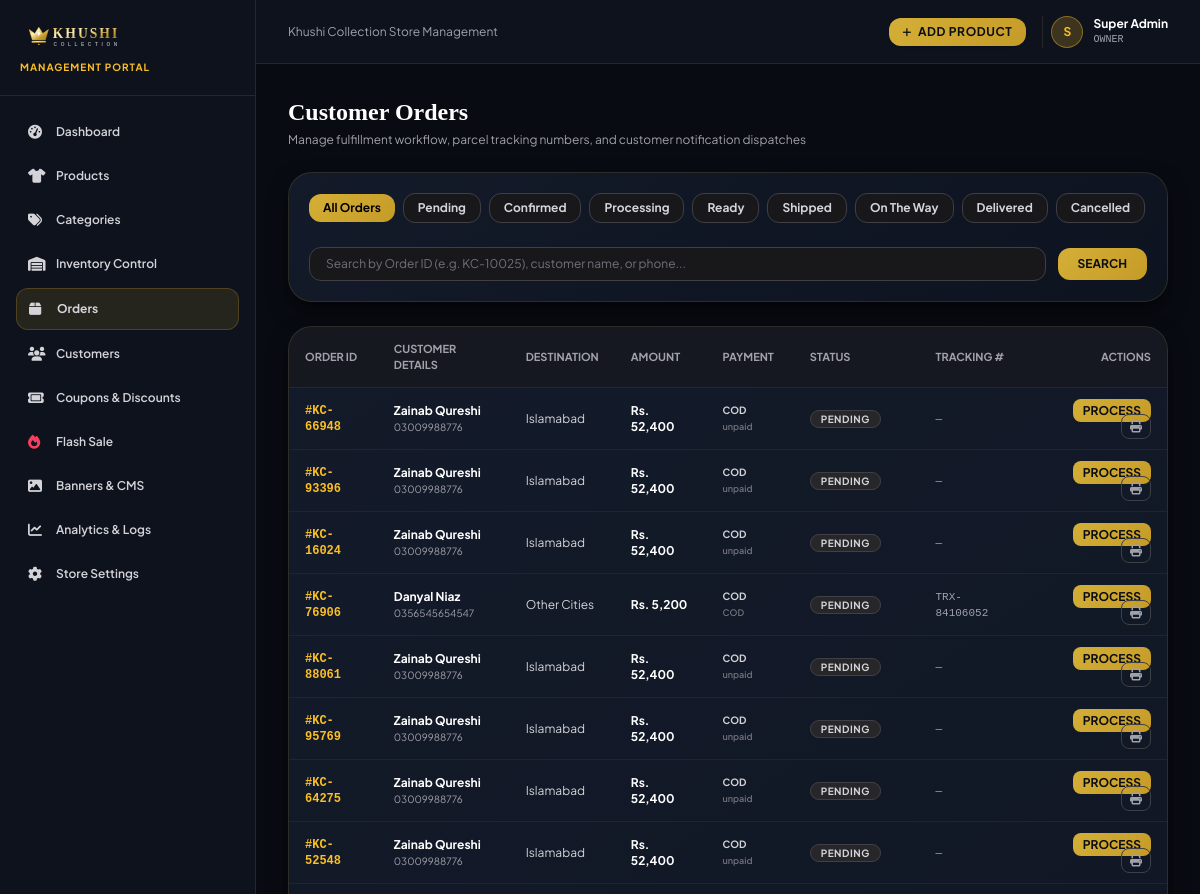
Page /admin/orders (signed in, upper part) on the earlier database version.
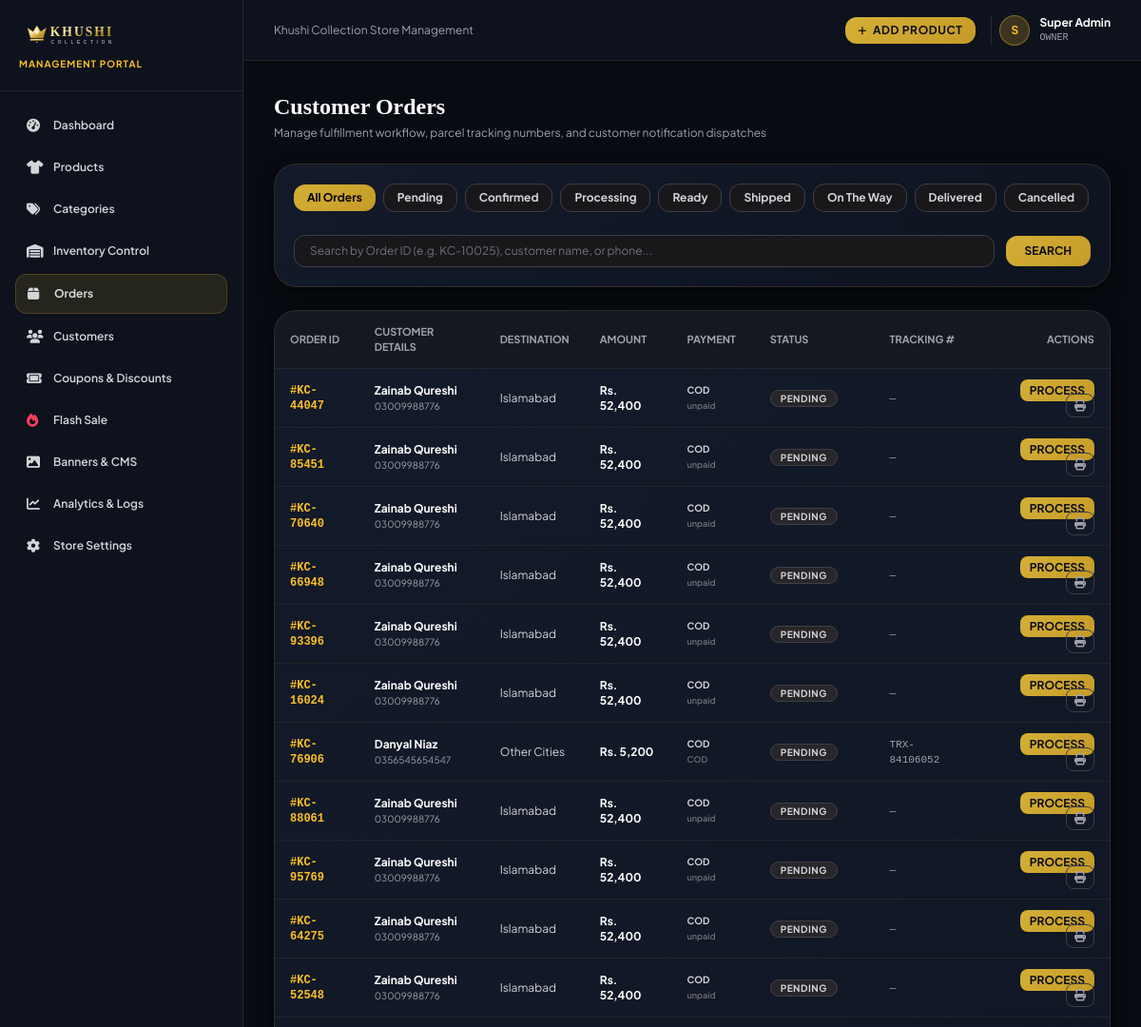
Same page on the later database version.
### tables this page shows
CREATE TABLE orders (
        id INTEGER PRIMARY KEY AUTOINCREMENT,
        order_number TEXT UNIQUE NOT NULL,
        user_id INTEGER,
        customer_name TEXT NOT NULL,
        customer_phone TEXT NOT NULL,
        customer_email TEXT NOT NULL,
        address TEXT NOT NULL,
        city TEXT NOT NULL,
        area TEXT,
        postal_code TEXT,
        delivery_instructions TEXT,
        subtotal REAL NOT NULL,
        delivery_fee REAL DEFAULT 0,
        discount_amount REAL DEFAULT 0,
        coupon_code TEXT,
        total_amount REAL NOT NULL,
        payment_method TEXT DEFAULT 'cod',
        payment_status TEXT DEFAULT 'unpaid',
        order_status TEXT DEFAULT 'pending',
        tracking_number TEXT,
        courier_name TEXT DEFAULT 'Trax Express',
        admin_notes TEXT,
        created_at TIMESTAMP DEFAULT CURRENT_TIMESTAMP,
        updated_at TIMESTAMP DEFAULT CURRENT_TIMESTAMP,
        FOREIGN KEY (user_id) REFERENCES users (id) ON DELETE SET NULL
    );

### routes/admin.py (the view)
@admin_bp.route('/orders')
@admin_required(['super_admin', 'manager', 'staff'])
def orders():
    status_filter = request.args.get('status', '').strip()
    search = request.args.get('search', '').strip()
    sql = 'SELECT * FROM orders WHERE 1=1'
    params = []
    if status_filter:
        sql += ' AND order_status = ?'
        params.append(status_filter)
    if search:
        sql += ' AND (order_number LIKE ? OR customer_name LIKE ? OR customer_phone LIKE ?)'
        params.extend([f"%{search}%", f"%{search}%", f"%{search}%"])
    sql += ' ORDER BY id DESC'
    orders_list = query_db(sql, params)
    return render_template('admin/orders/index.html', orders=orders_list, status_filter=status_filter, search=search)

### templates/admin/orders/index.html (shortened to what this page needs)
{% extends 'admin/base.html' %}
{% block content %}
<div class="space-y-6">
    <div class="flex flex-col sm:flex-row sm:items-center justify-between gap-4">
        <div>
            <h1 class="text-2xl font-serif font-bold text-white">Customer Orders</h1>
            <p class="text-xs text-zinc-400 mt-1">Manage fulfillment workflow, parcel tracking numbers, and customer notification dispatches</p>
        </div>
    </div>
    <div class="luxury-card p-4 sm:p-5 rounded-3xl space-y-4">
        <div class="flex items-center gap-2 overflow-x-auto pb-2 text-xs">
            <a href="{{ url_for('admin.orders') }}" class="px-3.5 py-1.5 rounded-xl whitespace-nowrap font-bold transition {% if not status_filter %}btn-gold text-black{% else %}bg-zinc-900 border border-zinc-700 text-zinc-300 hover:border-zinc-500{% endif %}">
                All Orders
            </a>
            <a href="{{ url_for('admin.orders', status='pending') }}" class="px-3.5 py-1.5 rounded-xl whitespace-nowrap font-bold transition {% if status_filter == 'pending' %}bg-amber-400 text-black{% else %}bg-zinc-900 border border-zinc-700 text-zinc-300 hover:border-zinc-500{% endif %}">
                Pending
            </a>
            <a href="{{ url_for('admin.orders', status='confirmed') }}" class="px-3.5 py-1.5 rounded-xl whitespace-nowrap font-bold transition {% if status_filter == 'confirmed' %}bg-blue-400 text-black{% else %}bg-zinc-900 border border-zinc-700 text-zinc-300 hover:border-zinc-500{% endif %}">
                Confirmed
            </a>
            <a href="{{ url_for('admin.orders', status='processing') }}" class="px-3.5 py-1.5 rounded-xl whitespace-nowrap font-bold transition {% if status_filter == 'processing' %}bg-purple-400 text-black{% else %}bg-zinc-900 border border-zinc-700 text-zinc-300 hover:border-zinc-500{% endif %}">
                Processing
            </a>
            <a href="{{ url_for('admin.orders', status='ready') }}" class="px-3.5 py-1.5 rounded-xl whitespace-nowrap font-bold transition {% if status_filter == 'ready' %}bg-teal-400 text-black{% else %}bg-zinc-900 border border-zinc-700 text-zinc-300 hover:border-zinc-500{% endif %}">
                Ready
            </a>
            <a href="{{ url_for('admin.orders', status='shipped') }}" class="px-3.5 py-1.5 rounded-xl whitespace-nowrap font-bold transition {% if status_filter == 'shipped' %}bg-indigo-400 text-black{% else %}bg-zinc-900 border border-zinc-700 text-zinc-300 hover:border-zinc-500{% endif %}">
                Shipped
            </a>
            <a href="{{ url_for('admin.orders', status='on_the_way') }}" class="px-3.5 py-1.5 rounded-xl whitespace-nowrap font-bold transition {% if status_filter == 'on_the_way' %}bg-amber-400 text-black{% else %}bg-zinc-900 border border-zinc-700 text-zinc-300 hover:border-zinc-500{% endif %}">
                On The Way
            </a>
            <a href="{{ url_for('admin.orders', status='delivered') }}" class="px-3.5 py-1.5 rounded-xl whitespace-nowrap font-bold transition {% if status_filter == 'delivered' %}bg-emerald-500 text-black{% else %}bg-zinc-900 border border-zinc-700 text-zinc-300 hover:border-zinc-500{% endif %}">
                Delivered
            </a>
            <a href="{{ url_for('admin.orders', status='cancelled') }}" class="px-3.5 py-1.5 rounded-xl whitespace-nowrap font-bold transition {% if status_filter == 'cancelled' %}bg-rose-500 text-black{% else %}bg-zinc-900 border border-zinc-700 text-zinc-300 hover:border-zinc-500{% endif %}">
                Cancelled
            </a>
        </div>
        <form method="GET" action="{{ url_for('admin.orders') }}" class="flex items-center gap-3">
            <input type="text" name="search" value="{{ search or '' }}" placeholder="Search by Order ID (e.g. KC-10025), customer name, or phone..." class="flex-1 bg-zinc-900 border border-zinc-700 rounded-xl px-4 py-2 text-xs text-white placeholder-zinc-500 focus:outline-none focus:border-amber-400">
            <button type="submit" class="px-5 py-2 rounded-xl btn-gold text-xs font-bold uppercase">Search</button>
        </form>
    </div>
    <div class="luxury-card rounded-3xl overflow-hidden">
        <div class="overflow-x-auto">
            <table class="w-full text-left text-xs text-zinc-300">
                <thead class="text-zinc-400 uppercase font-semibold border-b border-zinc-800 bg-zinc-900/60 text-[11px]">
                    <tr>
                        <th class="py-3.5 px-4">Order ID</th>
                        <th class="py-3.5 px-4">Customer Details</th>
                        <th class="py-3.5 px-4">Destination</th>
                        <th class="py-3.5 px-4">Amount</th>
                        <th class="py-3.5 px-4">Payment</th>
                        <th class="py-3.5 px-4">Status</th>
                        <th class="py-3.5 px-4">Tracking #</th>
                        <th class="py-3.5 px-4 text-right">Actions</th>
                    </tr>
                </thead>
                <tbody class="divide-y divide-zinc-800/80">
                    {% for o in orders %}
                    <tr class="hover:bg-zinc-800/30 transition">
                        <td class="py-3.5 px-4 font-mono font-bold text-amber-400">#{{ o.order_number }}</td>
                        <td class="py-3.5 px-4">
                            <span class="font-bold text-white block">{{ o.customer_name }}</span>
                            <span class="text-[10px] text-zinc-400">{{ o.customer_phone }}</span>
                        </td>
                        <td class="py-3.5 px-4">{{ o.city }}</td>
                        <td class="py-3.5 px-4 font-bold text-white">Rs. {{ "{:,}".format(o.total_amount|int) }}</td>
                        <td class="py-3.5 px-4">
                            <span class="uppercase text-[10px] font-bold text-zinc-300 block">{{ o.payment_method }}</span>
                            <span class="text-[9px] text-zinc-500 font-semibold">{{ o.payment_status }}</span>
                        </td>
                        <td class="py-3.5 px-4">
                            <span class="px-2.5 py-0.5 rounded-full text-[10px] font-bold uppercase tracking-wider {% if o.order_status == 'delivered' %}bg-emerald-950 text-emerald-400 border border-emerald-500/30{% elif o.order_status in ('shipped', 'on_the_way') %}bg-amber-950 text-amber-400 border border-amber-500/30{% elif o.order_status == 'cancelled' %}bg-rose-950 text-rose-400 border border-rose-500/30{% else %}bg-zinc-800 text-zinc-300 border border-zinc-700{% endif %}">
                                {{ o.order_status.replace('_', ' ').title() }}
                            </span>
                        </td>
                        <td class="py-3.5 px-4 font-mono text-zinc-400 text-[11px]">
                            {{ o.tracking_number or '—' }}
                        </td>
                        <td class="py-3.5 px-4 text-right space-x-2">
                            <a href="{{ url_for('admin.order_detail', id=o.id) }}" class="py-1 px-2.5 rounded-lg btn-gold text-xs font-bold uppercase">
                                Process
                            </a>
                            <a href="{{ url_for('admin.admin_invoice', order_number=o.order_number) }}" target="_blank" class="py-1 px-2 rounded-lg border border-zinc-700 hover:border-amber-400 text-zinc-400 hover:text-white text-xs" title="Print Invoice">
                                <i class="fa-solid fa-print"></i>
                            </a>
                        </td>
                    </tr>
                    {% endfor %}
                </tbody>
            </table>
        </div>
    </div>
</div>
{% endblock %}

### templates/admin/base.html (shortened to what this page needs)
<!DOCTYPE html>
<html lang="en">
<head>
    <script src="https://cdn.tailwindcss.com"></script>
    <link rel="stylesheet" href="https://cdnjs.cloudflare.com/ajax/libs/font-awesome/6.5.1/css/all.min.css">
    <link rel="stylesheet" href="{{ url_for('static', filename='css/style.css') }}">
</head>
<body class="bg-[#080B11] text-zinc-100 min-h-screen flex antialiased">
    <aside class="w-64 bg-[#0D121D] border-r border-zinc-800 flex flex-col justify-between hidden md:flex flex-shrink-0">
        <div>
            <div class="p-5 border-b border-zinc-800">
                <a href="{{ url_for('admin.dashboard') }}" class="flex items-center gap-2">
                    <img src="{{ url_for('static', filename='images/logo.svg') }}" alt="Khushi Collection" class="h-9 w-auto">
                </a>
                <span class="text-[10px] text-amber-400 font-bold tracking-widest uppercase block mt-1">Management Portal</span>
            </div>
            <nav class="p-4 space-y-1 text-xs font-semibold">
                <a href="{{ url_for('admin.dashboard') }}" class="flex items-center gap-3 px-3 py-2.5 rounded-xl hover:bg-zinc-800/80 transition text-zinc-300 hover:text-white ">
                    <i class="fa-solid fa-gauge-high text-sm w-4"></i> Dashboard
                </a>
                <a href="{{ url_for('admin.products') }}" class="flex items-center gap-3 px-3 py-2.5 rounded-xl hover:bg-zinc-800/80 transition text-zinc-300 hover:text-white ">
                    <i class="fa-solid fa-shirt text-sm w-4"></i> Products
                </a>
                <a href="{{ url_for('admin.categories') }}" class="flex items-center gap-3 px-3 py-2.5 rounded-xl hover:bg-zinc-800/80 transition text-zinc-300 hover:text-white ">
                    <i class="fa-solid fa-tags text-sm w-4"></i> Categories
                </a>
                <a href="{{ url_for('admin.inventory') }}" class="flex items-center gap-3 px-3 py-2.5 rounded-xl hover:bg-zinc-800/80 transition text-zinc-300 hover:text-white ">
                    <i class="fa-solid fa-warehouse text-sm w-4"></i> Inventory Control
                </a>
                <a href="{{ url_for('admin.orders') }}" class="flex items-center justify-between px-3 py-2.5 rounded-xl hover:bg-zinc-800/80 transition text-zinc-300 hover:text-white {% if 'order' in request.endpoint %}bg-amber-400/10 text-amber-400 font-bold border border-amber-400/20{% endif %}">
                    <span class="flex items-center gap-3">
                        <i class="fa-solid fa-box text-sm w-4"></i> Orders
                    </span>
                </a>
                <a href="{{ url_for('admin.customers') }}" class="flex items-center gap-3 px-3 py-2.5 rounded-xl hover:bg-zinc-800/80 transition text-zinc-300 hover:text-white ">
                    <i class="fa-solid fa-users text-sm w-4"></i> Customers
                </a>
                <a href="{{ url_for('admin.coupons') }}" class="flex items-center gap-3 px-3 py-2.5 rounded-xl hover:bg-zinc-800/80 transition text-zinc-300 hover:text-white ">
                    <i class="fa-solid fa-ticket text-sm w-4"></i> Coupons & Discounts
                </a>
                <a href="{{ url_for('admin.flash_sale') }}" class="flex items-center gap-3 px-3 py-2.5 rounded-xl hover:bg-zinc-800/80 transition text-zinc-300 hover:text-white ">
                    <i class="fa-solid fa-fire text-sm w-4 text-rose-500"></i> Flash Sale
                </a>
                <a href="{{ url_for('admin.banners') }}" class="flex items-center gap-3 px-3 py-2.5 rounded-xl hover:bg-zinc-800/80 transition text-zinc-300 hover:text-white ">
                    <i class="fa-solid fa-image text-sm w-4"></i> Banners & CMS
                </a>
                <a href="{{ url_for('admin.reports') }}" class="flex items-center gap-3 px-3 py-2.5 rounded-xl hover:bg-zinc-800/80 transition text-zinc-300 hover:text-white ">
                    <i class="fa-solid fa-chart-line text-sm w-4"></i> Analytics & Logs
                </a>
                <a href="{{ url_for('admin.settings') }}" class="flex items-center gap-3 px-3 py-2.5 rounded-xl hover:bg-zinc-800/80 transition text-zinc-300 hover:text-white ">
                    <i class="fa-solid fa-gear text-sm w-4"></i> Store Settings
                </a>
            </nav>
        </div>
    </aside>
    <div class="flex-1 flex flex-col min-w-0 overflow-hidden">
        <header class="h-16 bg-[#0D121D] border-b border-zinc-800 flex items-center justify-between px-4 sm:px-6 lg:px-8">
            <div class="flex items-center gap-3">
                <span class="text-xs text-zinc-400 hidden sm:inline">Khushi Collection Store Management</span>
            </div>
            <div class="flex items-center gap-4">
                <a href="{{ url_for('admin.add_product') }}" class="px-3.5 py-1.5 rounded-xl btn-gold text-xs font-bold uppercase tracking-wider flex items-center gap-1.5 shadow">
                    <i class="fa-solid fa-plus text-[10px]"></i> Add Product
                </a>
                <div class="flex items-center gap-2.5 pl-2 border-l border-zinc-800">
                    <div class="w-8 h-8 rounded-full bg-amber-400/20 text-amber-400 flex items-center justify-center font-bold text-xs border border-amber-400/40">
                        {{ session.get('user_name', 'Admin')[0] }}
                    </div>
                    <div class="hidden sm:block text-left">
                        <span class="text-xs font-bold text-white block">{{ session.get('user_name', 'Admin') }}</span>
                        <span class="text-[10px] text-zinc-400 block uppercase font-mono">{{ session.get('user_role', 'Administrator').replace('_', ' ') }}</span>
                    </div>
                </div>
            </div>
        </header>
        <main class="flex-1 overflow-y-auto p-4 sm:p-6 lg:p-8">
            {% block content %}{% endblock %}
        </main>
    </div>
</body>
</html>

Differences in the rows shown:
added orders: order_number "KC-44047", customer_name "Zainab Qureshi", customer_phone "03009988776", city "Islamabad", total_amount "52,400", payment_method "COD", payment_status "unpaid", order_status.replace "PENDING", tracking_number "—"
added orders: order_number "KC-85451", customer_name "Zainab Qureshi", customer_phone "03009988776", city "Islamabad", total_amount "52,400", payment_method "COD", payment_status "unpaid", order_status.replace "PENDING", tracking_number "—"
added orders: order_number "KC-70640", customer_name "Zainab Qureshi", customer_phone "03009988776", city "Islamabad", total_amount "52,400", payment_method "COD", payment_status "unpaid", order_status.replace "PENDING", tracking_number "—"
